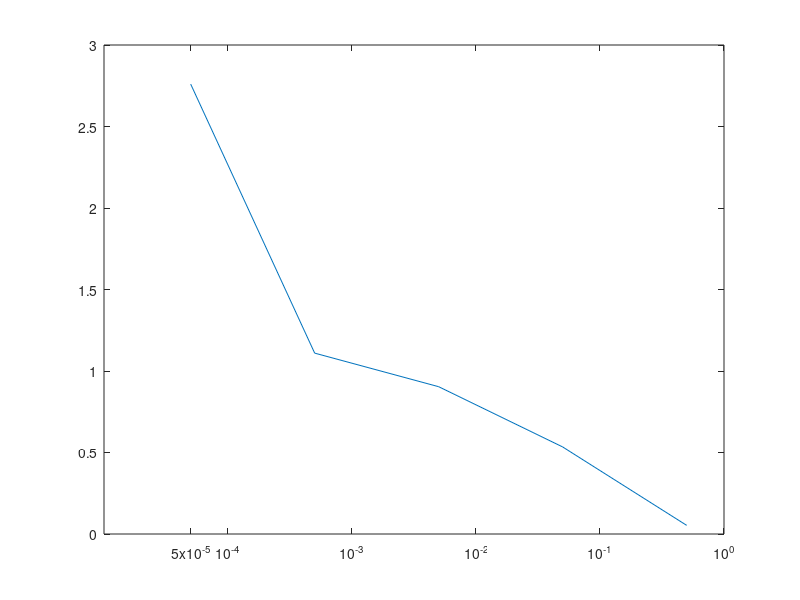

MATLAB code for this plot: (Note: this script raises an error after producing the figure.)
clear all
close all

thresholds = [5e-05,0.0005,0.005,0.05,0.5];
outliers_5 = [7236,2909,2369,1400,139];
outliers_25 = [2846,2312,1831,878,9];
figure
plot(thresholds, outliers_5 *100 ./ (512*512))
set(gca,'xscale','log')
xtick = get(gca, 'XTick');
xtick(1) = 0.00005;
set(gca, 'XTick', xtick)
ax = gca;
ax.XTickLabel=cellstr(num2str(ax.XTick'));
hold on
plot(thresholds, outliers_25 *100 ./ (512*512))
xlabel('Threshold')
ylabel('Outliers Percentage [%]')
legend('SphereGray5', 'SphereGray25')
hold off
saveas(ax, './results/thresholds.eps', 'epsc')